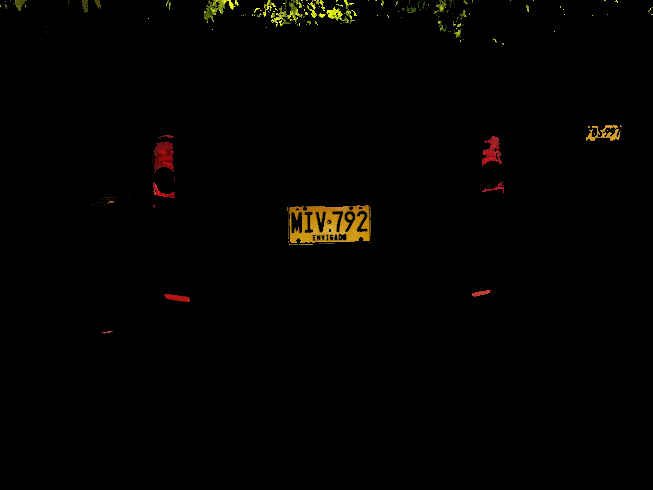
%> input picture Clase06/placa_3.bmp, 653 x 490 px
$ octave Clase6_1.m   (GNU Octave 9; MATLAB toolbox functions it lacks are replaced by stand-ins)
%> lines starting %> are read from the running program, lines starting %| are printed output that depends on the picture; in (x1, y1, x2, y2) boxes, pixels count from 0 and x2, y2 are one past the last pixel; in counts of white or black regions, pixels touching at a corner belong together; the program's own positions count from 1
%trabajo con formas
clear all, close all, clc
a=imread('placa_3.bmp');
%> a is the input picture: size 490x653x3 uint8; mean R, G, B 2.8, 2, 0.4
aa=a;
[fil,col,cap]=size(a);
%> fil = 490; col = 653; cap = 3
if cap>1;
    a=rgb2gray(a);
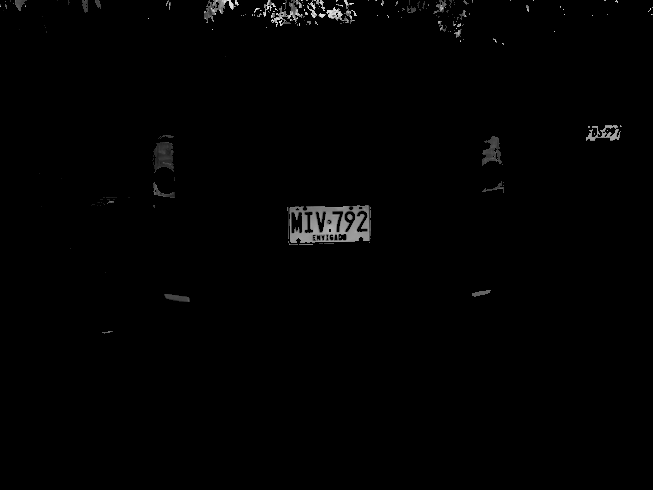
%> a: size 490x653 uint8; min 0, max 233, mean 2
end

a=imclearborder(a);
[l,n]=bwlabel(a);
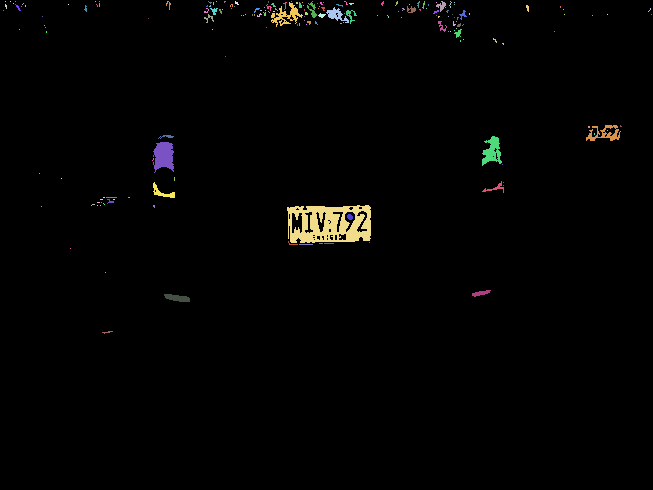
%> l: size 490x653 double; 186 distinct labels, from 0 to 185; one colour per label, 0 black
%> n = 185
figure(1);
imagesc(l);
colormap('hot');
title(['numero objetos =', num2str(n)]);
impixelinfo
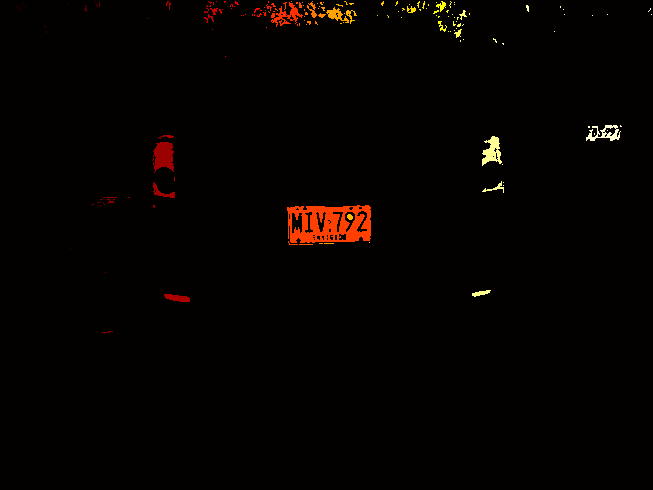
%> displayed picture: size 490x653x3, on the screen's scale of 0 to 255; mean R, G, B 6.8, 1.6, 0.5

b=[];
for i=1:n
    c=a*0; %creo matriz igual a a con el mismo formato llena de ceros
    c(l==i)=255;
    area=sum(c(:))/255;
   % figure(2);
%     imshow(c);
%     title(['Area objeto =', num2str(area)]);
%     %pause%(1)
    b=[b,area];
end
%> this loop made 185 passes
%> area on passes 42, 43, 45: 479, 116, 29
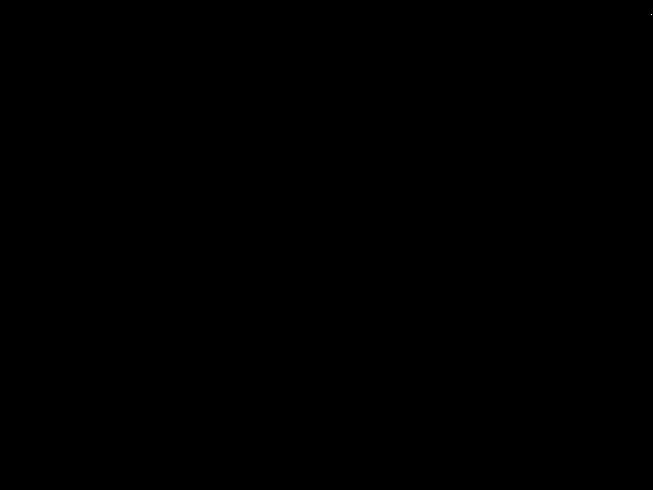
%> c: size 490x653 uint8; 0% white in thin lines or dots, all inside (x1, y1, x2, y2) = (651, 14, 652, 15)
%> after the loop, b = 185 values, max 2233 at index 86, min 1 at index 1, mean 28.06
% b;
%con esto buscamos que objeto de la imagen tiene mayor 醨ea
% figure(2);
% plot(b);

ind=max(b);
%> ind = 2233
ind=find(b==ind);
%> ind = 86
d=a*0;
d(l==ind)=255;
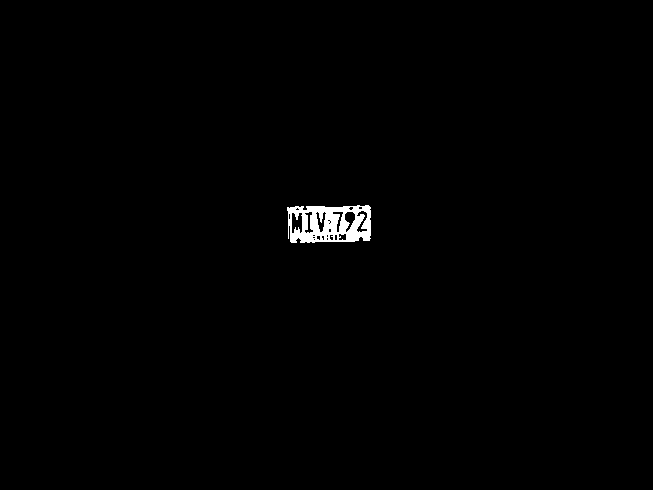
%> d: size 490x653 uint8; 0.7% white; 1 white region, box (x1, y1, x2, y2) and area: (287, 205, 371, 243) 2233
figure(3);
imshow(d);

%fila minima y m醲ima y col min y max
[fil,col]=find(d>0);
%> fil = 2233 values from 206 to 243; col = 2233 values from 288 to 371
f_m=min(fil(:));
%> f_m = 206
f_M=max(fil(:));
%> f_M = 243
c_m=min(col(:));
%> c_m = 288
c_M=max(col(:));
%> c_M = 371
e=aa(f_m:f_M,c_m:c_M,:);
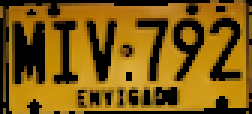
%> e: size 38x84x3 uint8 (shown 3 times larger); mean R, G, B 124, 89, 15.3
figure(4);
imshow(e);

$ run again, with Clase06/figuras.bmp copied over Clase06/placa_3.bmp
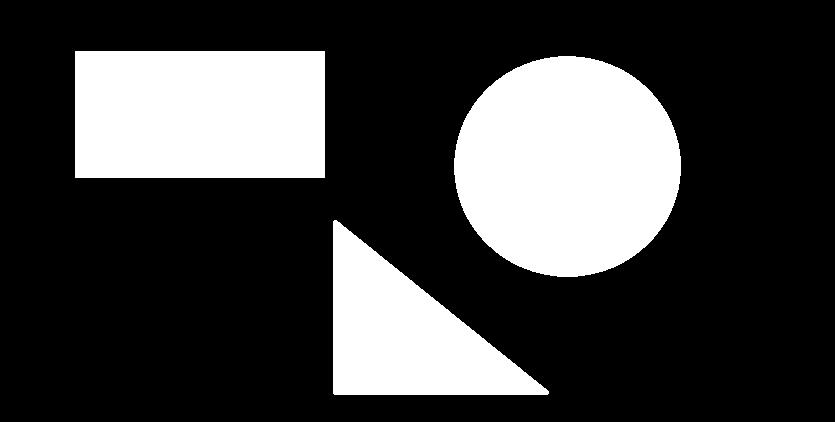
%> input picture Clase06/figuras.bmp, 835 x 422 px
%> a: size 422x835 logical; 25.7% white; 3 white regions, box (x1, y1, x2, y2) and area: (454, 56, 681, 277) 39352, (75, 51, 325, 178) 31750, (333, 220, 549, 395) 19594
%> `[l,n]=bwlabel(a);`:
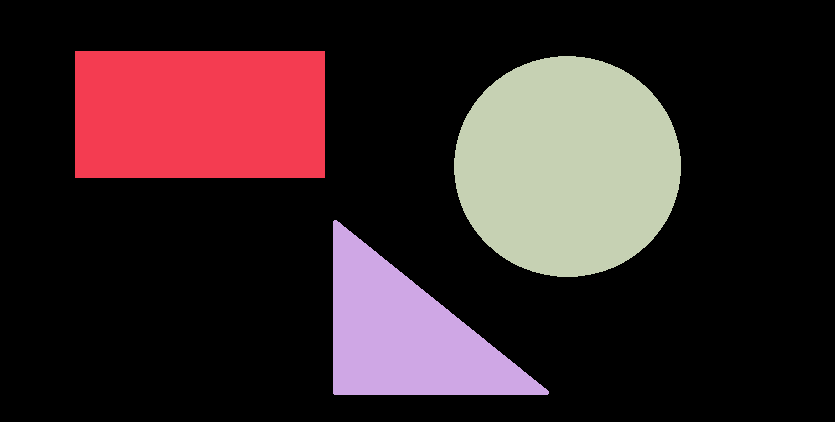
%> l: size 422x835 double; 4 distinct labels, from 0 to 3; one colour per label, 0 black
%> n = 3
%> the loop `for i=1:n` made 3 passes
%> (area, b) on passes 1 to 3: (31750, 31750), (19594, [31750 19594]), (39352, [31750 19594 39352])
%> `ind=max(b);`: ind = 39352
%> `ind=find(b==ind);`: ind = 3
%> `[fil,col]=find(d>0);`: fil = 39352 values from 57 to 277; col = 39352 values from 455 to 681
%> f_m = 57
%> f_M = 277
%> c_m = 455
%> c_M = 681
%> `e=aa(f_m:f_M,c_m:c_M,:);`:
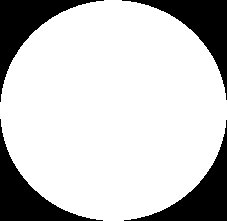
%> e: size 221x227 logical; 78.4% white; 4 black regions, box (x1, y1, x2, y2) and area: (0, 0, 104, 102) 2711, (0, 119, 103, 221) 2705, (122, 0, 227, 100) 2702, (124, 120, 227, 221) 2697
